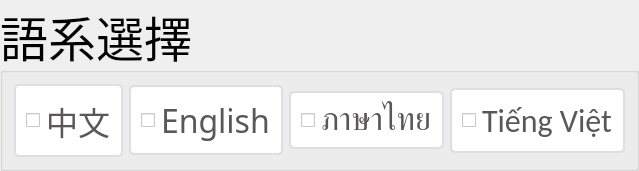
         <widget class="QGroupBox" name="groupBox_language">
          <property name="sizePolicy">
           <sizepolicy hsizetype="Preferred" vsizetype="Preferred">
            <horstretch>0</horstretch>
            <verstretch>0</verstretch>
           </sizepolicy>
          </property>
          <property name="minimumSize">
           <size>
            <width>627</width>
            <height>150</height>
           </size>
          </property>
          <property name="font">
           <font>
            <family>微軟正黑體</family>
            <pointsize>36</pointsize>
           </font>
          </property>
          <property name="layoutDirection">
           <enum>Qt::LeftToRight</enum>
          </property>
          <property name="title">
           <string>語系選擇</string>
          </property>
          <layout class="QGridLayout" name="gridLayout">
           <item row="0" column="3">
            <widget class="QCheckBox" name="checkBox_language_tv">
             <property name="sizePolicy">
              <sizepolicy hsizetype="Preferred" vsizetype="Fixed">
               <horstretch>0</horstretch>
               <verstretch>0</verstretch>
              </sizepolicy>
             </property>
             <property name="font">
              <font>
               <family>Calibri</family>
               <pointsize>24</pointsize>
              </font>
             </property>
             <property name="layoutDirection">
              <enum>Qt::LeftToRight</enum>
             </property>
             <property name="autoFillBackground">
              <bool>false</bool>
             </property>
             <property name="styleSheet">
              <string notr="true">QCheckBox{
    background-color: #ffffff;
    border: 2px solid #dcdfe6;
    padding: 10px;
    border-radius: 5px;
	color : #595758;
}
QCheckBox:hover {
    background-color: #95949a;
}

QCheckBox:checked{
    background-color: #eef0ef;
    border: 1px solid #dcdfe6;
    padding: 10px;
    border-radius: 5px;
	color : #595758;
}</string>
             </property>
             <property name="text">
              <string>Tiếng Việt</string>
             </property>
             <property name="autoExclusive">
              <bool>true</bool>
             </property>
            </widget>
           </item>
           <item row="0" column="0">
            <widget class="QCheckBox" name="checkBox_language_zh">
             <property name="sizePolicy">
              <sizepolicy hsizetype="Preferred" vsizetype="Fixed">
               <horstretch>0</horstretch>
               <verstretch>0</verstretch>
              </sizepolicy>
             </property>
             <property name="font">
              <font>
               <family>微軟正黑體</family>
               <pointsize>24</pointsize>
              </font>
             </property>
             <property name="styleSheet">
              <string notr="true">QCheckBox{
    background-color: #ffffff;
    border: 2px solid #dcdfe6;
    padding: 10px;
    border-radius: 5px;
	color : #595758;
}
QCheckBox:hover {
    background-color: #95949a;
}

QCheckBox:checked{
    background-color: #eef0ef;
    border: 1px solid #dcdfe6;
    padding: 10px;
    border-radius: 5px;
	color : #595758;
}</string>
             </property>
             <property name="text">
              <string>中文</string>
             </property>
             <property name="autoExclusive">
              <bool>true</bool>
             </property>
            </widget>
           </item>
           <item row="0" column="1">
            <widget class="QCheckBox" name="checkBox_language_en">
             <property name="sizePolicy">
              <sizepolicy hsizetype="Preferred" vsizetype="Fixed">
               <horstretch>0</horstretch>
               <verstretch>0</verstretch>
              </sizepolicy>
             </property>
             <property name="font">
              <font>
               <family>微軟正黑體</family>
               <pointsize>24</pointsize>
              </font>
             </property>
             <property name="styleSheet">
              <string notr="true">QCheckBox{
    background-color: #ffffff;
    border: 2px solid #dcdfe6;
    padding: 10px;
    border-radius: 5px;
	color : #595758;
}
QCheckBox:hover {
    background-color: #95949a;
}

QCheckBox:checked{
    background-color: #eef0ef;
    border: 1px solid #dcdfe6;
    padding: 10px;
    border-radius: 5px;
	color : #595758;
}</string>
             </property>
             <property name="text">
              <string>English</string>
             </property>
             <property name="autoExclusive">
              <bool>true</bool>
             </property>
            </widget>
           </item>
           <item row="0" column="2">
            <widget class="QCheckBox" name="checkBox_language_pt">
             <property name="sizePolicy">
              <sizepolicy hsizetype="Preferred" vsizetype="Fixed">
               <horstretch>0</horstretch>
               <verstretch>0</verstretch>
              </sizepolicy>
             </property>
             <property name="font">
              <font>
               <family>微軟正黑體</family>
               <pointsize>24</pointsize>
              </font>
             </property>
             <property name="layoutDirection">
              <enum>Qt::LeftToRight</enum>
             </property>
             <property name="autoFillBackground">
              <bool>false</bool>
             </property>
             <property name="styleSheet">
              <string notr="true">QCheckBox{
    background-color: #ffffff;
    border: 2px solid #dcdfe6;
    padding: 10px;
    border-radius: 5px;
	color : #595758;
}
QCheckBox:hover {
    background-color: #95949a;
}

QCheckBox:checked{
    background-color: #eef0ef;
    border: 1px solid #dcdfe6;
    padding: 10px;
    border-radius: 5px;
	color : #595758;
}</string>
             </property>
             <property name="text">
              <string>ภาษาไทย</string>
             </property>
             <property name="autoExclusive">
              <bool>true</bool>
             </property>
            </widget>
           </item>
          </layout>
         </widget>
